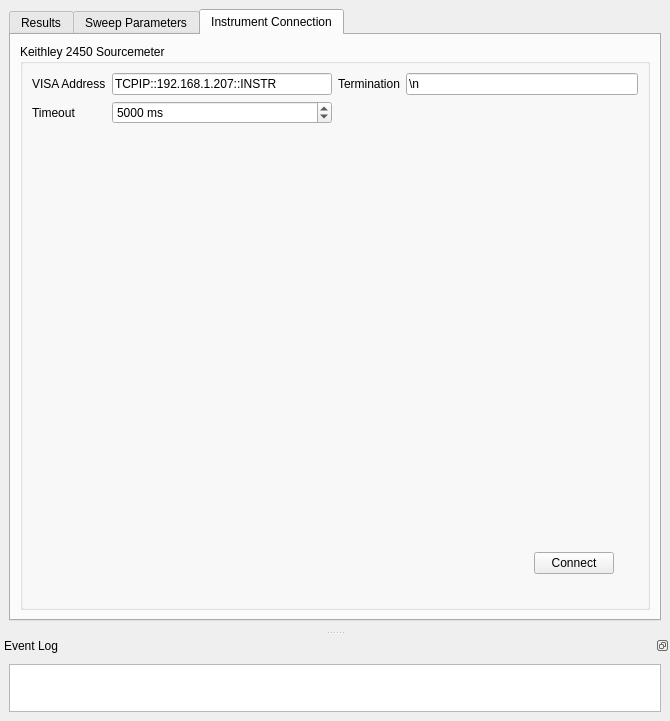
<?xml version="1.0" encoding="UTF-8"?>
<ui version="4.0">
 <class>MainWindow</class>
 <widget class="QMainWindow" name="MainWindow">
  <property name="geometry">
   <rect>
    <x>0</x>
    <y>0</y>
    <width>670</width>
    <height>721</height>
   </rect>
  </property>
  <property name="windowTitle">
   <string>Sheet Resistance Measurer</string>
  </property>
  <property name="dockOptions">
   <set>QMainWindow::AnimatedDocks</set>
  </property>
  <widget class="QWidget" name="centralwidget">
   <property name="sizePolicy">
    <sizepolicy hsizetype="Expanding" vsizetype="Expanding">
     <horstretch>0</horstretch>
     <verstretch>0</verstretch>
    </sizepolicy>
   </property>
   <property name="minimumSize">
    <size>
     <width>0</width>
     <height>0</height>
    </size>
   </property>
   <layout class="QGridLayout" name="gridLayout_2">
    <item row="0" column="0">
     <widget class="QTabWidget" name="tehTabs">
      <property name="currentIndex">
       <number>2</number>
      </property>
      <widget class="QWidget" name="plotTab">
       <attribute name="title">
        <string>Results</string>
       </attribute>
      </widget>
      <widget class="QWidget" name="sweepTab">
       <attribute name="title">
        <string>Sweep Parameters</string>
       </attribute>
       <layout class="QGridLayout" name="gridLayout_16">
        <item row="0" column="0">
         <widget class="QGroupBox" name="groupBox">
          <property name="title">
           <string>Keithley 2450 Sourcemeter</string>
          </property>
          <layout class="QGridLayout" name="gridLayout_7">
           <item row="0" column="0">
            <layout class="QGridLayout" name="gridLayout_14">
             <item row="0" column="0">
              <layout class="QFormLayout" name="formLayout">
               <property name="fieldGrowthPolicy">
                <enum>QFormLayout::AllNonFixedFieldsGrow</enum>
               </property>
               <item row="0" column="0">
                <widget class="QLabel" name="startVoltageLabel">
                 <property name="text">
                  <string>Start Voltage</string>
                 </property>
                </widget>
               </item>
               <item row="0" column="1">
                <widget class="QDoubleSpinBox" name="startVoltageDoubleSpinBox">
                 <property name="suffix">
                  <string> mV</string>
                 </property>
                 <property name="minimum">
                  <double>-20000.000000000000000</double>
                 </property>
                 <property name="maximum">
                  <double>20000.000000000000000</double>
                 </property>
                 <property name="value">
                  <double>-3.000000000000000</double>
                 </property>
                </widget>
               </item>
               <item row="1" column="0">
                <widget class="QLabel" name="endVoltageVLabel">
                 <property name="text">
                  <string>End Voltage</string>
                 </property>
                </widget>
               </item>
               <item row="1" column="1">
                <widget class="QDoubleSpinBox" name="endVoltageDoubleSpinBox">
                 <property name="suffix">
                  <string> mV</string>
                 </property>
                 <property name="value">
                  <double>3.000000000000000</double>
                 </property>
                </widget>
               </item>
               <item row="2" column="0">
                <widget class="QLabel" name="numberOfStepsLabel">
                 <property name="text">
                  <string>Number of Steps</string>
                 </property>
                </widget>
               </item>
               <item row="2" column="1">
                <widget class="QSpinBox" name="numberOfStepsSpinBox">
                 <property name="maximum">
                  <number>100000</number>
                 </property>
                 <property name="value">
                  <number>101</number>
                 </property>
                </widget>
               </item>
              </layout>
             </item>
             <item row="0" column="1">
              <layout class="QFormLayout" name="formLayout_2">
               <property name="fieldGrowthPolicy">
                <enum>QFormLayout::AllNonFixedFieldsGrow</enum>
               </property>
               <property name="formAlignment">
                <set>Qt::AlignLeading|Qt::AlignLeft|Qt::AlignTop</set>
               </property>
               <item row="0" column="0">
                <widget class="QLabel" name="currentLimitALabel">
                 <property name="text">
                  <string>Current Limit</string>
                 </property>
                </widget>
               </item>
               <item row="0" column="1">
                <widget class="QDoubleSpinBox" name="currentLimitDoubleSpinBox">
                 <property name="suffix">
                  <string> mA</string>
                 </property>
                 <property name="decimals">
                  <number>1</number>
                 </property>
                 <property name="maximum">
                  <double>1000.000000000000000</double>
                 </property>
                 <property name="value">
                  <double>50.000000000000000</double>
                 </property>
                </widget>
               </item>
               <item row="1" column="0">
                <widget class="QLabel" name="stepDelaySLabel">
                 <property name="text">
                  <string>Step Delay</string>
                 </property>
                </widget>
               </item>
               <item row="1" column="1">
                <widget class="QDoubleSpinBox" name="stepDelayDoubleSpinBox">
                 <property name="enabled">
                  <bool>false</bool>
                 </property>
                 <property name="suffix">
                  <string> ms</string>
                 </property>
                 <property name="decimals">
                  <number>0</number>
                 </property>
                 <property name="maximum">
                  <double>999999999999.000000000000000</double>
                 </property>
                </widget>
               </item>
               <item row="2" column="0">
                <widget class="QLabel" name="autoDelayLabel">
                 <property name="text">
                  <string>Auto Step Delay</string>
                 </property>
                </widget>
               </item>
               <item row="2" column="1">
                <widget class="QCheckBox" name="autoDelayCheckBox">
                 <property name="checked">
                  <bool>true</bool>
                 </property>
                </widget>
               </item>
              </layout>
             </item>
            </layout>
           </item>
           <item row="1" column="0" alignment="Qt::AlignRight|Qt::AlignBottom">
            <widget class="QWidget" name="widget" native="true">
             <property name="sizePolicy">
              <sizepolicy hsizetype="Preferred" vsizetype="Preferred">
               <horstretch>0</horstretch>
               <verstretch>0</verstretch>
              </sizepolicy>
             </property>
             <layout class="QHBoxLayout" name="horizontalLayout">
              <item>
               <widget class="QWidget" name="widget_5" native="true">
                <property name="sizePolicy">
                 <sizepolicy hsizetype="Fixed" vsizetype="Fixed">
                  <horstretch>0</horstretch>
                  <verstretch>0</verstretch>
                 </sizepolicy>
                </property>
                <layout class="QGridLayout" name="gridLayout_4">
                 <property name="leftMargin">
                  <number>0</number>
                 </property>
                 <property name="topMargin">
                  <number>0</number>
                 </property>
                 <property name="rightMargin">
                  <number>15</number>
                 </property>
                 <property name="bottomMargin">
                  <number>15</number>
                 </property>
                 <item row="1" column="0">
                  <widget class="QPushButton" name="applyButton">
                   <property name="sizePolicy">
                    <sizepolicy hsizetype="Fixed" vsizetype="Fixed">
                     <horstretch>0</horstretch>
                     <verstretch>0</verstretch>
                    </sizepolicy>
                   </property>
                   <property name="text">
                    <string>Apply</string>
                   </property>
                   <property name="autoDefault">
                    <bool>true</bool>
                   </property>
                  </widget>
                 </item>
                 <item row="1" column="1">
                  <widget class="QPushButton" name="sweepButton">
                   <property name="text">
                    <string>Sweep</string>
                   </property>
                  </widget>
                 </item>
                </layout>
               </widget>
              </item>
             </layout>
            </widget>
           </item>
          </layout>
         </widget>
        </item>
       </layout>
      </widget>
      <widget class="QWidget" name="connectTab">
       <attribute name="title">
        <string>Instrument Connection</string>
       </attribute>
       <layout class="QGridLayout" name="gridLayout_5">
        <item row="0" column="0">
         <widget class="QGroupBox" name="groupBox_2">
          <property name="title">
           <string>Keithley 2450 Sourcemeter</string>
          </property>
          <property name="checkable">
           <bool>false</bool>
          </property>
          <layout class="QGridLayout" name="gridLayout_8">
           <item row="0" column="0">
            <layout class="QGridLayout" name="gridLayout_3">
             <item row="0" column="0">
              <layout class="QFormLayout" name="formLayout_3">
               <property name="fieldGrowthPolicy">
                <enum>QFormLayout::AllNonFixedFieldsGrow</enum>
               </property>
               <item row="0" column="0">
                <widget class="QLabel" name="visaAddressLabel">
                 <property name="text">
                  <string>VISA Address</string>
                 </property>
                </widget>
               </item>
               <item row="0" column="1">
                <widget class="QLineEdit" name="visaAddressLineEdit">
                 <property name="text">
                  <string>TCPIP::192.168.1.207::INSTR</string>
                 </property>
                </widget>
               </item>
               <item row="1" column="0">
                <widget class="QLabel" name="timeoutLabel">
                 <property name="text">
                  <string>Timeout</string>
                 </property>
                </widget>
               </item>
               <item row="1" column="1">
                <widget class="QSpinBox" name="timeoutSpinBox">
                 <property name="suffix">
                  <string> ms</string>
                 </property>
                 <property name="maximum">
                  <number>100000</number>
                 </property>
                 <property name="value">
                  <number>5000</number>
                 </property>
                </widget>
               </item>
              </layout>
             </item>
             <item row="0" column="1">
              <layout class="QFormLayout" name="formLayout_4">
               <item row="0" column="0">
                <widget class="QLabel" name="terminationLabel">
                 <property name="text">
                  <string>Termination</string>
                 </property>
                </widget>
               </item>
               <item row="0" column="1">
                <widget class="QLineEdit" name="terminationLineEdit">
                 <property name="text">
                  <string>\n</string>
                 </property>
                </widget>
               </item>
              </layout>
             </item>
            </layout>
           </item>
           <item row="1" column="0" alignment="Qt::AlignRight|Qt::AlignBottom">
            <widget class="QWidget" name="widget_2" native="true">
             <property name="sizePolicy">
              <sizepolicy hsizetype="Expanding" vsizetype="Expanding">
               <horstretch>0</horstretch>
               <verstretch>0</verstretch>
              </sizepolicy>
             </property>
             <layout class="QHBoxLayout" name="horizontalLayout_3">
              <item>
               <widget class="QWidget" name="widget_3" native="true">
                <property name="sizePolicy">
                 <sizepolicy hsizetype="Fixed" vsizetype="Fixed">
                  <horstretch>0</horstretch>
                  <verstretch>0</verstretch>
                 </sizepolicy>
                </property>
                <layout class="QGridLayout" name="gridLayout_6">
                 <property name="leftMargin">
                  <number>0</number>
                 </property>
                 <property name="topMargin">
                  <number>0</number>
                 </property>
                 <property name="rightMargin">
                  <number>15</number>
                 </property>
                 <property name="bottomMargin">
                  <number>15</number>
                 </property>
                 <item row="1" column="0">
                  <widget class="QPushButton" name="connectButton">
                   <property name="sizePolicy">
                    <sizepolicy hsizetype="Fixed" vsizetype="Fixed">
                     <horstretch>0</horstretch>
                     <verstretch>0</verstretch>
                    </sizepolicy>
                   </property>
                   <property name="text">
                    <string>Connect</string>
                   </property>
                   <property name="autoDefault">
                    <bool>true</bool>
                   </property>
                  </widget>
                 </item>
                </layout>
               </widget>
              </item>
             </layout>
            </widget>
           </item>
          </layout>
         </widget>
        </item>
       </layout>
      </widget>
     </widget>
    </item>
   </layout>
  </widget>
  <widget class="QMenuBar" name="menubar">
   <property name="geometry">
    <rect>
     <x>0</x>
     <y>0</y>
     <width>670</width>
     <height>25</height>
    </rect>
   </property>
  </widget>
  <widget class="QDockWidget" name="dockWidget">
   <property name="sizePolicy">
    <sizepolicy hsizetype="Expanding" vsizetype="MinimumExpanding">
     <horstretch>0</horstretch>
     <verstretch>0</verstretch>
    </sizepolicy>
   </property>
   <property name="minimumSize">
    <size>
     <width>95</width>
     <height>85</height>
    </size>
   </property>
   <property name="features">
    <set>QDockWidget::DockWidgetFloatable|QDockWidget::DockWidgetMovable</set>
   </property>
   <property name="allowedAreas">
    <set>Qt::BottomDockWidgetArea</set>
   </property>
   <property name="windowTitle">
    <string>Event Log</string>
   </property>
   <attribute name="dockWidgetArea">
    <number>8</number>
   </attribute>
   <widget class="QWidget" name="dockWidgetContents">
    <property name="sizePolicy">
     <sizepolicy hsizetype="Expanding" vsizetype="Ignored">
      <horstretch>0</horstretch>
      <verstretch>0</verstretch>
     </sizepolicy>
    </property>
    <property name="minimumSize">
     <size>
      <width>0</width>
      <height>0</height>
     </size>
    </property>
    <layout class="QGridLayout" name="gridLayout">
     <item row="0" column="0">
      <widget class="QTextBrowser" name="textBrowser">
       <property name="sizePolicy">
        <sizepolicy hsizetype="Expanding" vsizetype="Expanding">
         <horstretch>0</horstretch>
         <verstretch>0</verstretch>
        </sizepolicy>
       </property>
       <property name="minimumSize">
        <size>
         <width>0</width>
         <height>0</height>
        </size>
       </property>
       <property name="autoFillBackground">
        <bool>true</bool>
       </property>
       <property name="frameShape">
        <enum>QFrame::StyledPanel</enum>
       </property>
       <property name="frameShadow">
        <enum>QFrame::Sunken</enum>
       </property>
       <property name="lineWrapMode">
        <enum>QTextEdit::NoWrap</enum>
       </property>
       <property name="textInteractionFlags">
        <set>Qt::LinksAccessibleByKeyboard|Qt::LinksAccessibleByMouse|Qt::TextBrowserInteraction|Qt::TextSelectableByKeyboard|Qt::TextSelectableByMouse</set>
       </property>
      </widget>
     </item>
    </layout>
   </widget>
  </widget>
 </widget>
 <resources/>
 <connections/>
</ui>
